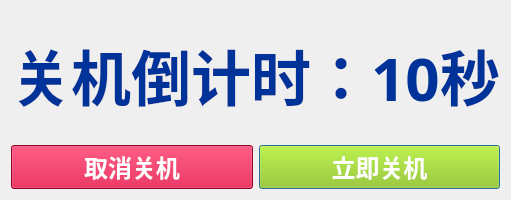
<?xml version="1.0" encoding="UTF-8"?>
<ui version="4.0">
 <class>CountdownDialog</class>
 <widget class="QDialog" name="CountdownDialog">
  <property name="geometry">
   <rect>
    <x>0</x>
    <y>0</y>
    <width>509</width>
    <height>200</height>
   </rect>
  </property>
  <property name="font">
   <font>
    <family>凤凰点阵体 16px</family>
    <pointsize>16</pointsize>
   </font>
  </property>
  <property name="windowTitle">
   <string>关机倒计时</string>
  </property>
  <layout class="QGridLayout" name="gridLayout">
   <item row="2" column="1">
    <widget class="QPushButton" name="shutdown_now_button">
     <property name="styleSheet">
      <string notr="true">font-size: 24px; font-weight: bold; font-family: 'SimHei'; background-color: #99CC00; color: #FFFFFF;</string>
     </property>
     <property name="text">
      <string>立即关机</string>
     </property>
    </widget>
   </item>
   <item row="2" column="0">
    <widget class="QPushButton" name="cancel_shutdown_button">
     <property name="font">
      <font>
       <family>SimHei</family>
       <pointsize>-1</pointsize>
       <bold>true</bold>
      </font>
     </property>
     <property name="styleSheet">
      <string notr="true">font-size: 24px; font-weight: bold; font-family: 'SimHei'; background-color: #CC0033; color: #FFFFFF;</string>
     </property>
     <property name="text">
      <string>取消关机</string>
     </property>
    </widget>
   </item>
   <item row="0" column="0" colspan="2">
    <widget class="QLabel" name="countdown_label">
     <property name="styleSheet">
      <string notr="true">font-size: 60px; font-weight: bold; font-family: 'SimHei'; color: #003399;</string>
     </property>
     <property name="text">
      <string>关机倒计时：10秒</string>
     </property>
     <property name="alignment">
      <set>Qt::AlignCenter</set>
     </property>
    </widget>
   </item>
  </layout>
 </widget>
 <resources/>
 <connections/>
</ui>
